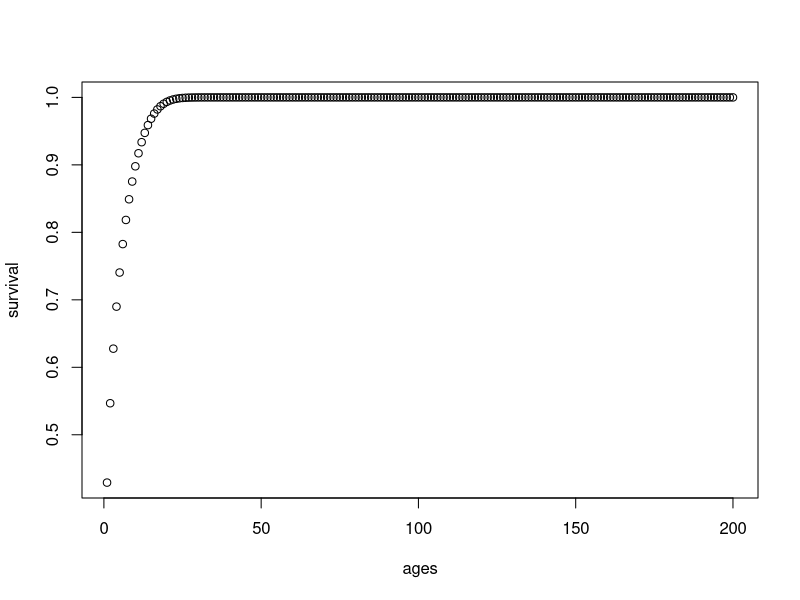
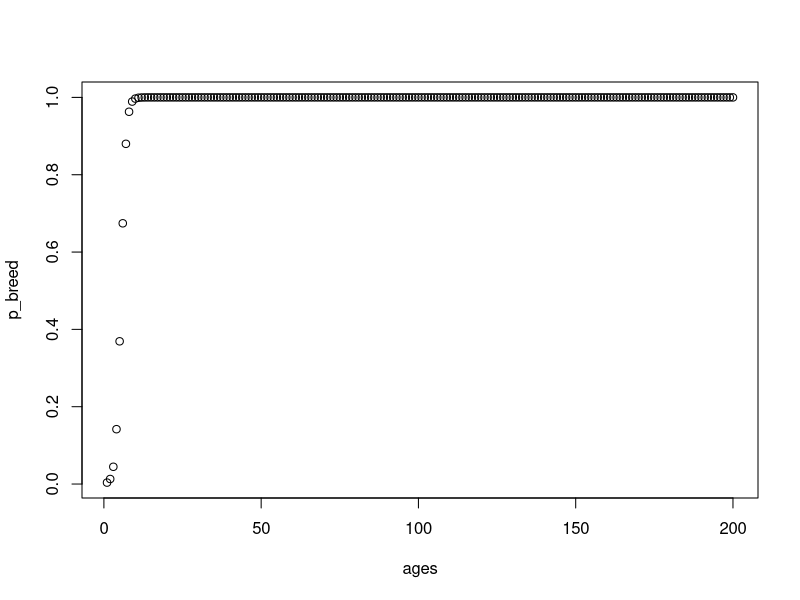
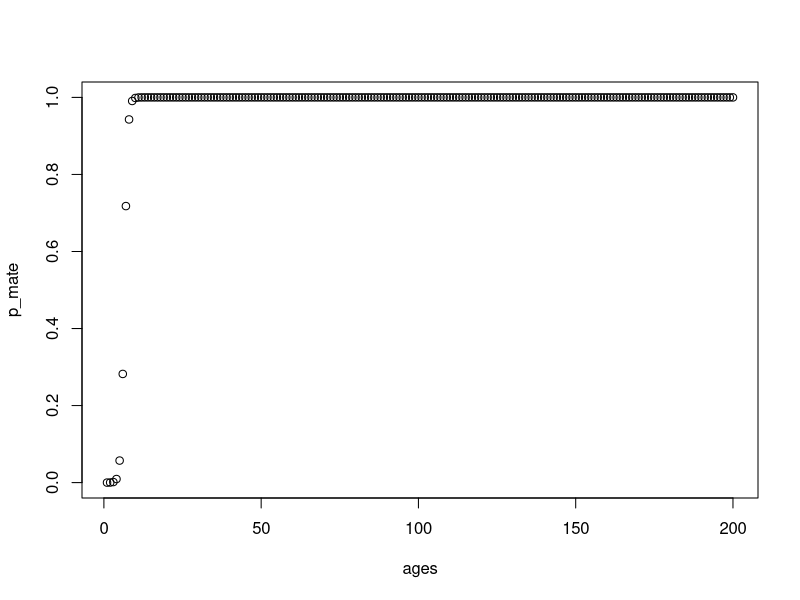

The R source for these figures, in order:
C = 1.3
ETA1 = 0.055
ETA2 = 2.80
ETA3 = 0.076

ages = 0:200
p_breed = 1/((1 + exp(-1.264*(ages-5.424))))
survival = 1-exp(-C*((ETA1*ages)^ETA2 + (ETA1*ages)^(1/ETA2) + ETA3*ages))
p_mate = 1/((1+exp(-1.868*(ages - 6.5))))

# Survival greater than about 0
nz_surv <- survival > 10e-4
survival <- survival[nz_surv]
p_breed <- p_breed[nz_surv]
p_mate <- p_mate[nz_surv]
ages <- ages[nz_surv]

plot(ages, survival)
plot(ages, p_breed)
plot(ages, p_mate)

# Leslie matrix for females
# Survival
Surv = diag(survival)
# First row is female breeding probability divided by 2
Fec = matrix(p_breed/2, nrow = 1)
# Leslie matrix
M = rbind(Fec, Surv[1:(nrow(Surv)-1),])
# Find eigenvalues
eigen(M)
